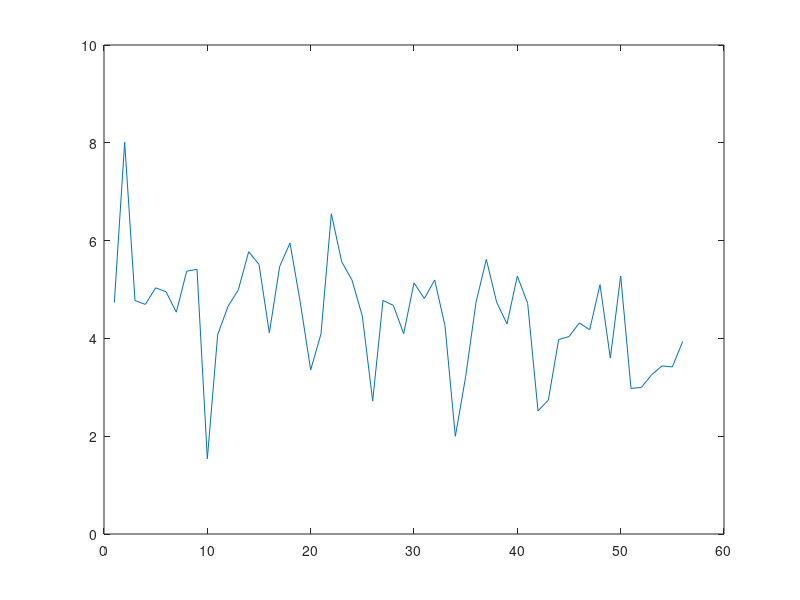

The MATLAB script that drew this image: (Note: this script raises an error after producing the figure.)
close all;

Index=[18 19 20 21 22 17 23 24, 10 11  12 13 14 9 15 16, 26 27 28 29 30 25 31 32, 34 35 36 37 38 33 39 40, 2 3 4 5 6 1 7 8, 42 43 44 45 46 41 47 48, 50 51 52 53 54 49 55 56];
U=[0.49266 0.049266 0.098532 0.197064 0.29559255 0.394128 0.591192 0.73899 0.772744031 0.077274403 0.154548806 0.309097612 0.463646418 0.618195225 0.927292837 1.159116046 0.742183211 0.074218321 0.148436642 0.296873284 0.445309927 0.593746569 0.890619853 1.113274816 0.618506754 0.061850675 0.123701351 0.247402702 0.371104052 0.494805403 0.742208105 0.927760131 0.523785507 0.052378551 0.104757101 0.209514194 0.314271292 0.419028389 0.628542583 0.785678229 0.475001175 0.047500118 0.095000235 0.19000047 0.285000705 0.38000094 0.57000141 0.712501763 0.470112776 0.047011278 0.094022555 0.18804511 0.282067665 0.376090221 0.564135331 0.705169164];
UCritical3=[0.1816593 0.023507537 0.034792595 0.079004932 0.10267047 0.15041758 0.19840291 0.22514294 0.24308228 0.048582751 0.075647742 0.17412852 0.17726409 0.19807421 0.28164992 0.3137331 0.255678 0.056178596 0.081783243 0.16730054 0.23381835 0.28817981 0.27205729 0.32537937 0.23483938 0.035331476 0.067042403 0.09507446 0.16233659 0.20358914 0.24572572 0.26188564 0.22999389 0.024630338 0.054041471 0.10148294 0.14328393 0.19293411 0.26490715 0.29514256 0.17817686 0.013400591 0.037786718 0.076904207 0.11522955 0.15227365 0.20500094 0.20169224 0.15163258 0.009178328 0.024383787 0.062817246 0.098247379 0.14252599 0.16204987 0.17774601];
criticalLength=[4.7352 8.0119 4.7752 4.6953 5.034 4.955 4.5354 5.3746 5.4132 1.5381 4.0748 4.6541 4.9937 5.7727 5.513 4.1148 5.4707 5.9499 4.732 3.3543 4.0931 6.5489 5.5706 5.1912 4.4558 2.7175 4.7755 4.6756 4.0962 5.1352 4.8155 5.1951 4.2571 1.9986 3.2178 4.7367 5.6161 4.7387 4.297 5.2764 4.7163 2.518 2.7379 3.9769 4.0368 4.3166 4.1767 5.1 3.5968 5.2753 2.9773 2.9973 3.2571 3.4369 3.417 3.9365];
Re=[155094.0617 18235.10093 32984.57603 65813.10284 97337.92661 130714.8176 167006.8443 194231.8321 88848.82659 18563.9001 29664.02421 56225.89588 68546.68628 74324.14441 103246.362 107251.8183 90496.40077 14892.19572 26048.75591 51726.4918 74758.06033 93205.40053 100654.2592 109968.1565 116985.3511 20091.36443 28354.39832 52270.28036 79554.76242 101699.4953 125447.5828 139645.2958 144216.4609 18027.56264 30851.16718 60777.56129 90240.33507 119809.2283 168932.3859 190640.8998 207672.3985 22634.27546 51766.72966 89114.62695 130440.7851 176063.3952 231246.1216 264384.2758 222026.4875 22760.47791 49538.99049 97147.53382 142055.5118 194444.6709 252904.0233 290972.1554];
De=[100867.5849 11859.45207 21451.97879 42802.4688 63305.07736 85012.20368 108615.2291 126321.3794 68822.00514 14379.53519 22977.65435 43552.39168 53096.03488 57571.2347 79974.28813 83076.90119 78197.82767 12868.32785 22508.69768 44696.79741 64598.34721 80538.671 86975.2205 95023.34764 88306.55094 15165.99369 21403.35602 39456.29201 60052.0203 76768.00192 94694.27797 105411.4409 103592.2525 12949.39433 22160.72895 43657.18335 64820.61423 86060.27182 121345.9703 136939.4319 109911.8887 11979.3289 27397.85869 47164.46205 69036.58432 93182.63014 122388.426 139926.9971 103690.2356 10629.53949 23135.57113 45369.58983 66342.39749 90809.04699 118110.5825 135889.063 ];
Dh=[0.448351648 0.448351648 0.448351648 0.448351648 0.448351648 0.448351648 0.448351648 0.448351648 0.24 0.24 0.24 0.24 0.24 0.24 0.24 0.24 0.224 0.224 0.224 0.224 0.224 0.224 0.224 0.224 0.307692308 0.307692308 0.307692308 0.307692308 0.307692308 0.307692308 0.307692308 0.307692308 0.381818182 0.381818182 0.381818182 0.381818182 0.381818182 0.381818182 0.381818182 0.381818182 0.571428571 0.571428571 0.571428571 0.571428571 0.571428571 0.571428571 0.571428571 0.571428571 0.654315789 0.654315789 0.654315789 0.654315789 0.654315789 0.654315789 0.654315789 0.654315789];
AR=[0.392156863 0.392156863 0.392156863 0.392156863 0.392156863 0.392156863 0.392156863 0.392156863 1 1 1 1 1 1 1 1 2 2 2 2 2 2 2 2 0.8 0.8 0.8 0.8 0.8 0.8 0.8 0.8 0.6 0.6 0.6 0.6 0.6 0.6 0.6 0.6 0.2 0.2 0.2 0.2 0.2 0.2 0.2 0.2 0.141891892 0.141891892 0.141891892 0.141891892 0.141891892 0.141891892 0.141891892 0.141891892];
meanMagU=[0.307869314000000,0.0361975680000000,0.0654759880000000,0.130642238000000,0.193220549000000,0.259475329000000,0.341516730000000,0.385559716000000,0.320741425000000,0.0640177150000000,0.102815588000000,0.195613002000000,0.259670185000000,0.288479929000000,0.364110234000000,0.395202550000000,0.374561565000000,0.0591698820000000,0.103497279000000,0.205520431000000,0.297029780000000,0.340324944000000,0.399920893000000,0.436926992000000,0.338380191000000,0.0581142710000000,0.0820150910000000,0.151191790000000,0.220112147000000,0.284165831000000,0.362857166000000,0.403923962000000,0.336161723000000,0.0420213890000000,0.0719126100000000,0.141669603000000,0.210345933000000,0.279269608000000,0.393773330000000,0.444374816000000,0.323449772000000,0.0352528870000000,0.0695000000000000,0.138796045000000,0.203161493000000,0.274218722000000,0.360165850000000,0.411778535000000,0.302000319000000,0.0309587940000000,0.0673828970000000,0.132140041000000,0.193223861000000,0.264483554000000,0.343999937000000,0.395780106000000];
mea=[0.238247639 0.029983405 0.058122966 0.107913867 0.160121166 0.20525198 0.264712628 0.305415325 0.255081032 0.057456061 0.090723018 0.164712365 0.225893185 0.214732068 0.295830038 0.334145625 0.283825987 0.044662294 0.074591521 0.161463526 0.229573367 0.282611288 0.308547833 0.314748563 0.27828587 0.04964304 0.069022593 0.12461063 0.183038609 0.236358104 0.301206417 0.332359955 0.270901732 0.035291303 0.06377416 0.114035354 0.166735072 0.226190851 0.30737667 0.361968889 0.250694771 0.027249383 0.068281571 0.103875876 0.150348384 0.204071933 0.279312478 0.315128547 0.223871845 0.025362939 0.05026922 0.095665831 0.139913853 0.192418913 0.257767068 0.297812347];
Upoints=[0.531275223 0.076567709 0.118185238 0.236056429 0.344942191 0.455338436 0.598460902 0.691971462 0.485675255 0.102711559 0.170362006 0.318888607 0.409708661 0.393355111 0.520542183 0.578114325 0.568931544 0.098457694 0.167239628 0.322666045 0.460520587 0.563978982 0.625084488 0.623569879 0.532116739 0.10303005 0.127940949 0.235218612 0.3694383 0.452138919 0.593309646 0.667537713 0.561264362 0.074051249 0.11825378 0.233140751 0.345079807 0.465610923 0.635437992 0.748024984 0.568330829 0.066673547 0.12591398 0.241482543 0.375661654 0.491176435 0.667689814 0.764481539 0.556485505 0.058824726 0.123273992 0.2544612 0.360844335 0.48253498 0.642250495 0.728011751 ];
meanUx=[0.251135886 0.030959858 0.054238059 0.124207377 0.192117557 0.232125521 0.286593616 0.337852389 0.284682542 0.075104162 0.104323618 0.172986269 0.227484092 0.232617617 0.326621294 0.357801437 0.273528576 0.044977859 0.079685651 0.163649425 0.230171815 0.280658096 0.304466426 0.309143692 0.291665643 0.04917594 0.0702198 0.143430442 0.200897112 0.257664144 0.319807768 0.371405512 0.288362682 0.036988474 0.066038162 0.127724558 0.179661721 0.232735351 0.318655163 0.40350005 0.363807797 0.021172497 0.07091514 0.14504008 0.184326112 0.268047988 0.387241542 0.410324603 0.279887229 0.02639382 0.053177346 0.096992537 0.183373734 0.251027137 0.331561774 0.359811723];
A=[0.51 0.51 0.51 0.51 0.51 0.51 0.51 0.51 0.18 0.18 0.18 0.18 0.18 0.18 0.18 0.18 0.14 0.14 0.14 0.14 0.14 0.14 0.14 0.14 0.25 0.25 0.25 0.25 0.25 0.25 0.25 0.25 0.35 0.35 0.35 0.35 0.35 0.35 0.35 0.35 1 1 1 1 1 1 1 1 1.48 1.48 1.48 1.48 1.48 1.48 1.48 1.48];
UCritical3R=[0.245800781 0.028417969 0.043066406 0.106738281 0.174707031 0.212011719 0.273535156 0.316308594 0.330761719 0.041699219 0.092089844 0.182324219 0.256933594 0.253613281 0.349902344 0.387207031 0.370996094 0.071191406 0.103027344 0.212402344 0.304785156 0.383691406 0.435424805 0.483764648 0.325683594 0.033691406 0.058300781 0.139746094 0.203027344 0.273535156 0.349902344 0.350097656 0.318652344 0.031152344 0.049707031 0.116113281 0.179785156 0.299902344 0.37487793 0.387402344 0.21862793 0.006933594 0.099902344 0.088964844 0.143066406 0.156347656 0.231738281 0.252636719 0.158496094 0.003808594 0.028027344 0.061425781 0.101660156 0.131152344 0.199902344 0.187011719];
UCritical4R=[0.181916455318800,0.0225444787563000,0.0417157462437000,0.0862105368687000,0.123635499368700,0.156727560000000,0.206924091556200,0.226041960000000,0.267402344000000,0.0327148440000000,0.0749023440000000,0.144433594000000,0.199902344000000,0.221605469000000,0.293550781000000,0.334667969000000,0.312011719000000,0.0418554690000000,0.0819335940000000,0.174902344000000,0.246191406000000,0.284902344000000,0.347949219000000,0.385839844000000,0.243652344000000,0.0315429690000000,0.0547851560000000,0.114746094000000,0.155902344000000,0.192402344000000,0.266113281000000,0.278027344000000,0.216902344000000,0.0190429690000000,0.0405273440000000,0.0981445310000000,0.149902344000000,0.181152344000000,0.234863281000000,0.260000000000000,0.153808594000000,0.0128000000000000,0.0337000000000000,0.0592773440000000,0.0889648440000000,0.128402344000000,0.181152344000000,0.184277344000000,0.119902344000000,0.00380859400000000,0.0196000000000000,0.0456523440000000,0.0686523440000000,0.102441406000000,0.134863281000000,0.145214844000000];
De2=[161410.7738  16141.07738  32282.15475  64564.3095  96845.33392  129128.619  193692.9285  242116.1606  161410.7737  16141.07737  32282.15473  64564.30946  96846.4642  129128.6189  193692.9284  242116.1605  161410.7738  16141.07738  32282.15475  64564.3095  96846.46425  129128.619  193692.9285  242116.1606  161410.7734  16141.07734  32282.15468  64564.30935  96846.46403  129128.6187  193692.9281  242116.1601  161410.7734  16141.07734  32282.15448  64564.30682  96846.46024  129128.6136  193692.9205  242116.1506  161410.7742  16141.07742  32282.15484  64564.30967  96846.46451  129128.6193  193692.929  242116.1613  161410.7741  16141.07741  32282.15483  64564.30965  96846.46448  129128.6193  193692.929  242116.1612  ];
UCritical4RO=[0.188842773 0.028442383 0.040405273 0.089477539 0.13659668 0.157104492 0.21496582 0.252807617 0.284545898 0.032592773 0.07409668 0.14440918 0.20300293 0.195678711 0.289428711 0.334594727 0.311889648 0.051879883 0.08190918 0.16394043 0.24621582 0.32800293 0.34777832 0.385864258 0.24206543 0.03137207 0.05480957 0.115112305 0.147338867 0.18737793 0.265991211 0.277954102 0.24987793 0.019165039 0.040649414 0.098266602 0.14831543 0.181518555 0.234741211 0.284057617 0.153930664 0.006958008 0.043823242 0.059204102 0.088745117 0.137329102 0.18737793 0.18737793 0.24987793 0.00378418 0.003295898 0.04284668 0.068237305 0.102416992 0.132202148 0.14831543 ];

MeanCU3=[0.157630548 0.021866539 0.03488312 0.068092587 0.089963798 0.132324461 0.172164326 0.194994582 0.229036527 0.059941123 0.075893822 0.161279454 0.1798 0.181776447 0.268582439 0.300301804 0.220445527 0.054278195 0.090789269 0.177482506 0.246001444 0.297872328 0.243597465 0.308456387 0.206841712 0.042748828 0.066311295 0.085785975 0.146040037 0.18820329 0.2110754 0.232911981 0.212501464 0.026780328 0.05468242 0.092603145 0.130383502 0.182232202 0.252831826 0.266492484 0.181279178 0.0126932 0.041960049 0.070045622 0.106570489 0.143144341 0.184209093 0.170985805 0.143603117 0.008097734 0.02334262 0.062072625 0.094166454 0.134116393 0.149918473 0.165252502 0.127764022 0.222826721 0.188992102 0.20411827 0.159695136 0.146643468 ];



UCritical3= UCritical3(Index);
De=De(Index);
De2=De2(Index);
Re=Re(Index);
U=U(Index);
AR=AR(Index);
Dh=Dh(Index);
A=A(Index);
meanMagU=meanMagU(Index);
meanUx=meanUx(Index);
MeanCU3=MeanCU3(Index);
UCritical4R=UCritical4R(Index);
UCritical3R=UCritical3R(Index);
mea=mea(Index);
Upoints=Upoints(Index); % max velocity at x=R cross section. Because meanMagU is hard to get without doing simulations, we mesuew Upoints and multiply it by 60%.
UCritical4RO=UCritical4RO(Index);

% plot(UCritical4R);
% hold on;
% plot(UCritical4RO);

plot(criticalLength);


% plot(meanMagU./Upoints,'*-')
% UCritical3R([1,9,17,25,33,41,49]+0)=NaN;
% haha([1,9,17,25,33,41,49]+1)=NaN;
% UCritical3R([1,9,17,25,33,41,49]+7)=NaN;
% plot(UCritical3R,'*-')
% hold on;
% plot(UCritical4R,'o-')



% meanMagU([1 9 17 25 33 41 49]+0)=NaN;
% meanMagU([1 9 17 25 33 41 49]+7)=NaN;
% U([1 9 17 25 33 41 49]+7)=NaN;
% U([1 9 17 25 33 41 49]+7)=NaN;
% UCritical4R([1 9 17 25 33 41 49]+7)=NaN;
% UCritical4R([1 9 17 25 33 41 49]+7)=NaN;

% plot(meanMagU,'*-');
% hold on;
% plot(U,'*-');
% plot(UCritical4R,'.-');
% plot(meanMagU./U,'*-');
% plot(UCritical4R./U,'ko-');
% plot(UCritical4R./meanMagU,'r^-');
% legend('meanMagU','U','UCritical4R','meanMagU./U','UCritical4R./U','UCritical4R./meanMagU')

 
i=5;

% cftool( meanMagU([1:8]+8*i), UCritical4R([1:8]+8*i));

cftool( U([1:8]+8*i), UCritical4R([1:8]+8*i));
% cftool( U([1:8]+8*i)-U(4+8*i), UCritical4R([1:8]+8*i)-UCritical4R(4+8*i))

% figure;
% for i=0:6
%     plot( De([1:8]+8*i),UCritical4R([1:8]+8*i), '*-');
% %         plot( U([1:8]+8*i), mea([1:8]+8*i),'*-');
%     hold on;
% %     axis equal;
% end
% legend('2','1','0.8','0.6','0.4','0.2','0.14')
% i=6;
% cftool( U([1:8]+8*i), meanMagU([1:8]+8*i));

% AR=[2,1,0.8,0.6,0.4,0.2,0.141891892];
% Dh=[ 0.224 0.24 0.307692308 0.381818182 0.448351648 0.571428571 0.654315789];
% Dh2R=2./(2+1./AR)
% k=[ 0.8227 0.7609 0.7157 0.6598 0.619 0.4628 0.3846];
% % plot(Dh,k,'*-');
% hold on;
% plot(De,k,'*-');
% cftool(Dh2R,k)